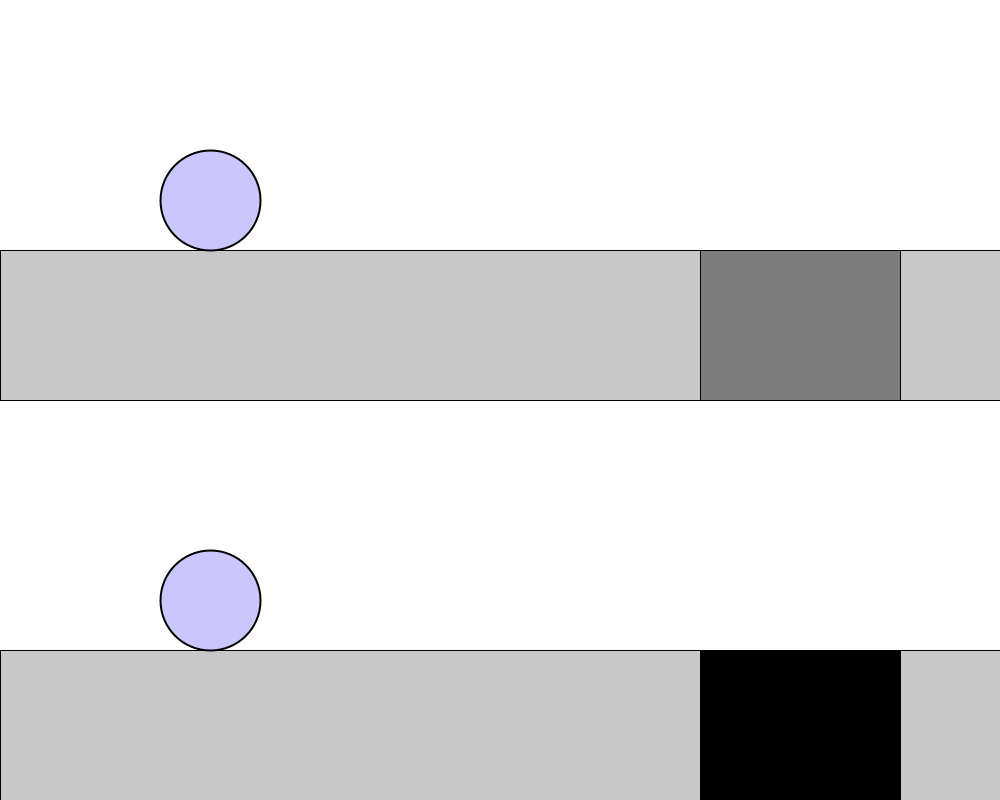
Frame 1 (no input)
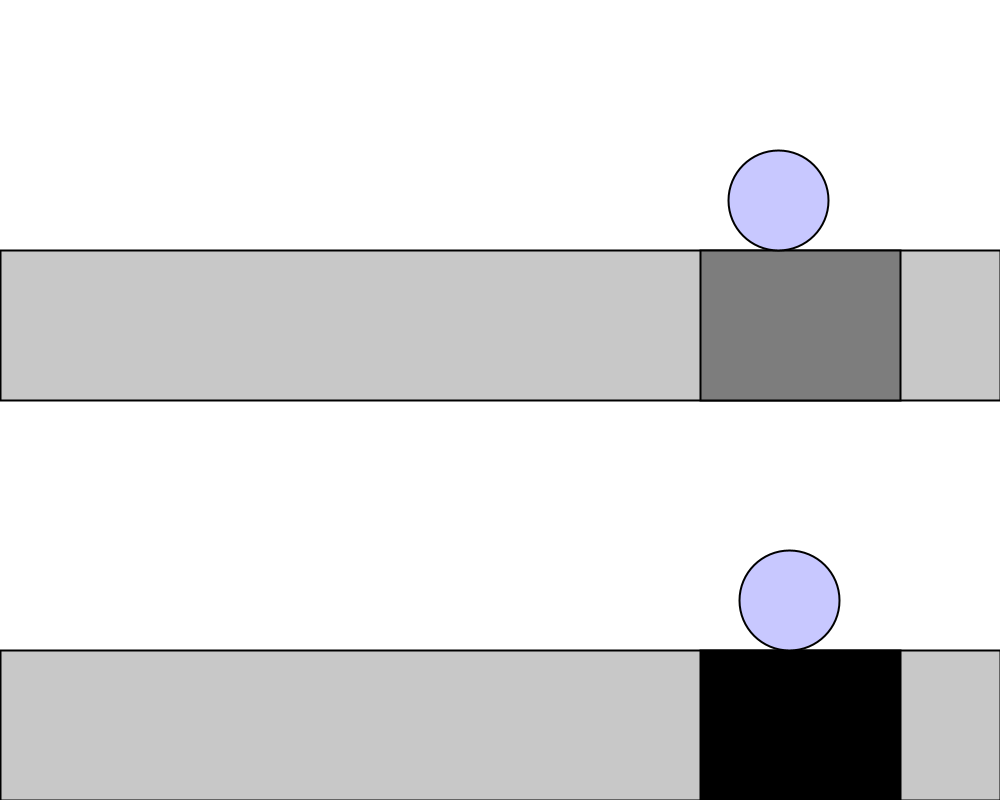
Frame 60 (the mouse pressed at the canvas centre just before this capture)
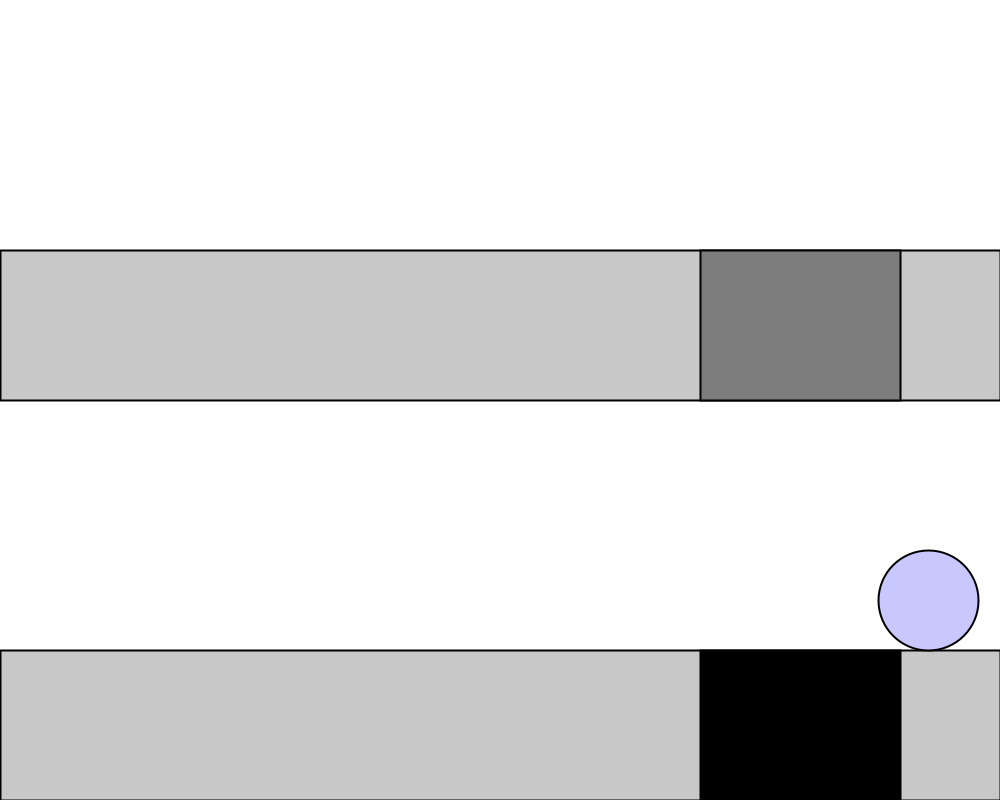
Frame 120 (the mouse held since frame 60 and released just before this capture)

The Processing sketch that drew these frames (run headless with seeded random() and noise(); from frame 60 on, the mouse is pressed at the canvas centre):

// Processing sketch: h_w_3_2
// ── h_w_3_2.pde
Mover1 ball1=new Mover1(5,200,600);
Mover2 ball2=new Mover2(5,200,200);
float mu1=0.02,mu2=0.04;
void setup(){
  size(1000,800);
  background(255);
}
void draw(){
  background(255);
  fill(200);stroke(0);rect(0,250,1000,150);
  fill(200);stroke(0);rect(0,650,1000,150);
  fill(125);stroke(0);rect(700,250,200,150);
  fill(0);stroke(0);rect(700,650,200,150);
  if(ball1.position.x>=700 && ball1.position.x<=900){ball1.applyForce(new PVector((-1)*ball1.velocity.x/abs(ball1.velocity.x)*mu1*ball1.mass*10,0,0));}
  if(ball2.position.x>=700 && ball2.position.x<=900){ball2.applyForce(new PVector((-1)*ball2.velocity.x/abs(ball2.velocity.x)*mu2*ball2.mass*10,0,0));}
  if(abs(ball1.velocity.x)<=0.01){ball1.velocity.x=0;}
  if(abs(ball2.velocity.x)<=0.01){ball2.velocity.x=0;}
  ball1.update();
  ball2.update();
  ball1.checkEdges();
  ball2.checkEdges();
  ball1.display();
  ball2.display();
}

// ── ball1.pde
class Mover1 {

  PVector position;
  PVector velocity;
  PVector acceleration;
  float mass;

  Mover1(float m, float x , float y) {
    mass = m;
    position = new PVector(x,y);
    velocity = new PVector(10,0);
    acceleration = new PVector(0,0);
  }
  
  void applyForce(PVector force) {
    PVector f = PVector.div(force,mass);
    acceleration.add(f);
  }
  
  void update() {
    velocity.add(acceleration);
    position.add(velocity);
    acceleration.mult(0);
  }

  void display() {
    stroke(0);
    strokeWeight(2);
    fill(200,200,255);
    ellipse(position.x,position.y,mass*20,mass*20);
  }

  void checkEdges() {

    if (position.x > width) {
      position.x = width;
      velocity.x *= -1;
    } else if (position.x < 0) {
      velocity.x *= -1;
      position.x = 0;
    }

    if (position.y > height) {
      velocity.y *= -1;
      position.y = height;
    }

  }

}

// ── ball2.pde
class Mover2 {

  PVector position;
  PVector velocity;
  PVector acceleration;
  float mass;

  Mover2(float m, float x , float y) {
    mass = m;
    position = new PVector(x,y);
    velocity = new PVector(10,0);
    acceleration = new PVector(0,0);
  }
  
  void applyForce(PVector force) {
    PVector f = PVector.div(force,mass);
    acceleration.add(f);
  }
  
  void update() {
    velocity.add(acceleration);
    position.add(velocity);
    acceleration.mult(0);
  }

  void display() {
    stroke(0);
    strokeWeight(2);
    fill(200,200,255);
    ellipse(position.x,position.y,mass*20,mass*20);
  }

  void checkEdges() {

    if (position.x > width) {
      position.x = width;
      velocity.x *= -1;
    } else if (position.x < 0) {
      velocity.x *= -1;
      position.x = 0;
    }

    if (position.y > height) {
      velocity.y *= -1;
      position.y = height;
    }

  }

}
